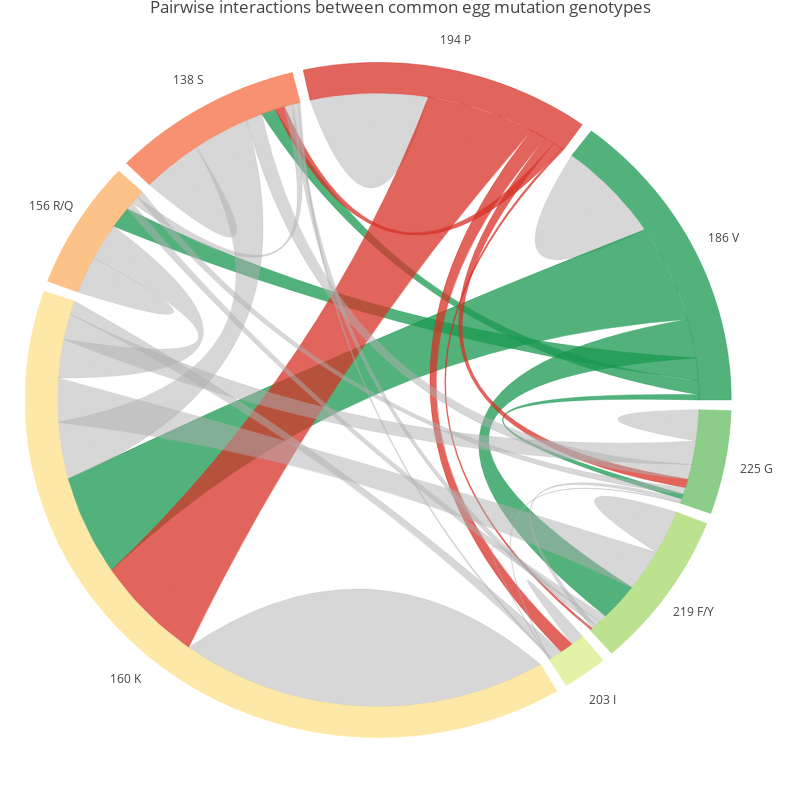

Write notebook code for a chart like this one.
### Code cell
data = ideograms + ribbon_info
layout['shapes'] = shapes
layout['annotations'] = annotations
fig = go.Figure(data=data, layout=layout)
from plotly.offline import download_plotlyjs, init_notebook_mode,  iplot, plot
init_notebook_mode(connected=True)
iplot(fig)
